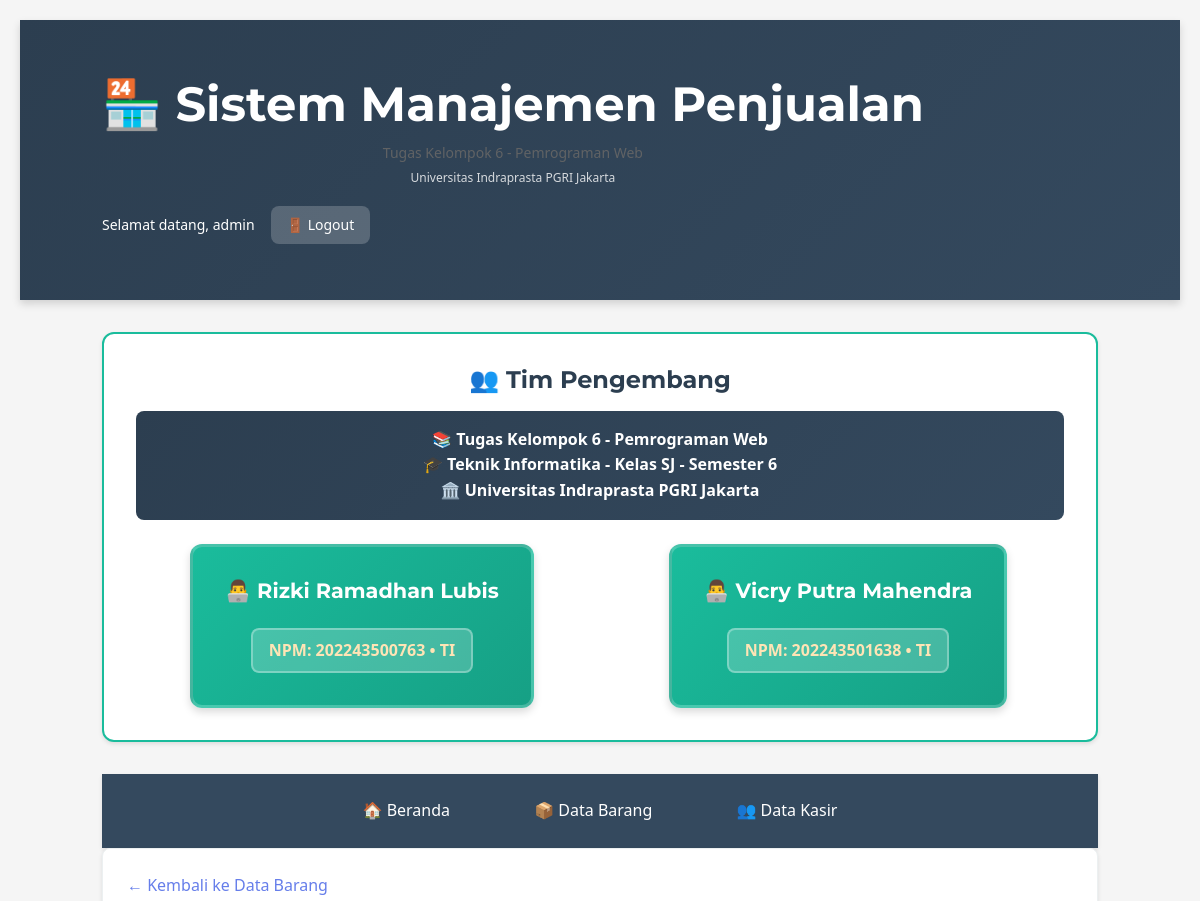
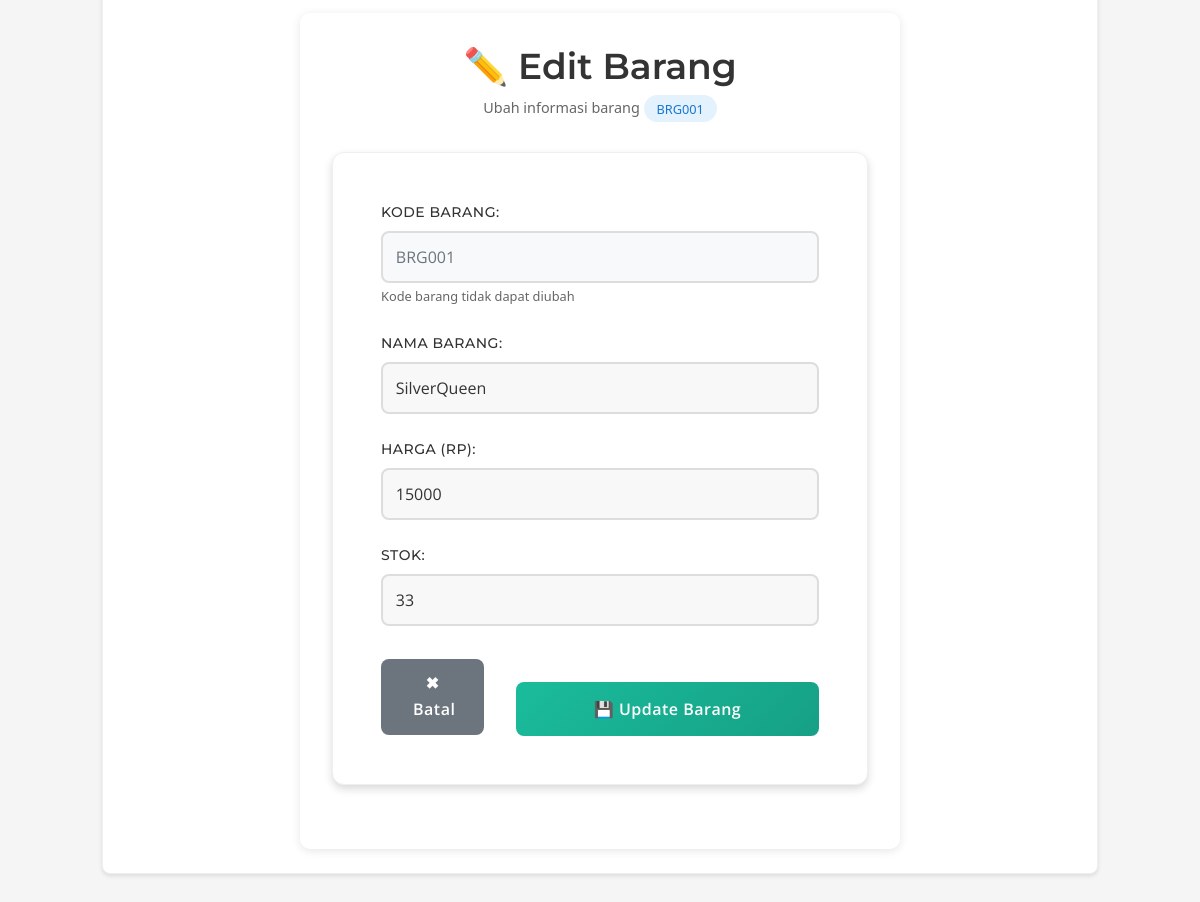
The page /halaman_utama.php?page=edit&id=BRG001 (signed in) on the database its author committed (2 pictures, top to bottom).
### tables this page shows
CREATE TABLE `barang` (
  `id` varchar(20) NOT NULL,
  `nmbrg` varchar(30) DEFAULT NULL,
  `harga` int(255) DEFAULT NULL,
  `stok` int(255) DEFAULT NULL
);

### config/koneksi.php (called while the page is built, shortened)
<?php
$koneksi = mysqli_connect(DB_HOST, DB_USER, DB_PASS, DB_NAME);
mysqli_set_charset($koneksi, 'utf8');
function clean_input($data) {
    global $koneksi;
    return mysqli_real_escape_string($koneksi, htmlspecialchars(trim($data)));
}
function execute_query($query) {
    global $koneksi;
    $result = mysqli_query($koneksi, $query);
    return $result;
}
?>

### pages/edit.php (the view, shortened to what this page needs)
<?php
include '../config/koneksi.php';
$id = clean_input($_GET['id']);
$query = execute_query("SELECT * FROM barang WHERE id='$id'");
$data = mysqli_fetch_assoc($query);
?>
<!DOCTYPE html>
<html>
<head>
</head>
<body>
    <a href="?page=barang" class="back-link">← Kembali ke Data Barang</a>
    <div class="form-container">
        <div class="form-header">
            <h2>✏️ Edit Barang</h2>
            <p>Ubah informasi barang <span class="info-badge"><?php echo htmlspecialchars($data['id']); ?></span></p>
        </div>
        <form method="post">
            <div class="form-group">
                <label for="id">Kode Barang:</label>
                <input type="text" id="id" name="id" value="<?php echo htmlspecialchars($data['id']); ?>" disabled>
                <small style="color: #666; font-size: 0.8rem;">Kode barang tidak dapat diubah</small>
            </div>
            <div class="form-group">
                <label for="nmbrg">Nama Barang:</label>
                <input type="text" id="nmbrg" name="nmbrg" required
                       placeholder="Masukkan nama barang"
                       value="<?php echo htmlspecialchars($data['nmbrg']); ?>">
            </div>
            <div class="form-group">
                <label for="harga">Harga (Rp):</label>
                <input type="number" id="harga" name="harga" required min="1"
                       placeholder="Masukkan harga barang"
                       value="<?php echo htmlspecialchars($data['harga']); ?>">
            </div>
            <div class="form-group">
                <label for="stok">Stok:</label>
                <input type="number" id="stok" name="stok" required min="0"
                       placeholder="Masukkan jumlah stok"
                       value="<?php echo htmlspecialchars($data['stok']); ?>">
            </div>
            <div class="form-actions">
                <a href="?page=barang" class="btn btn-secondary">✖ Batal</a>
                <button type="submit" class="btn btn-primary">💾 Update Barang</button>
            </div>
        </form>
    </div>
</body>
</html>

### assets/css/style.css (style rules this page uses)
:root { --color-primary-dark: #2C3E50; --color-primary-alt: #34495E; --color-accent-teal: #1ABC9C; --color-accent-aqua: #16A085; --color-accent-coral: #FF6B6B; --color-accent-peach: #EE5253; --color-neutral-light: #ECF0F1; --color-neutral-offwhite: #F8F8F8; --color-text-dark: #333333; --color-text-black: #222222; --color-text-muted: #666666; --color-white: #FFFFFF; --font-heading: 'Montserrat', sans-serif; --font-body: 'Open Sans', sans-serif; --font-size-h1: clamp(36px, 8vw, 48px); --font-size-h2: clamp(28px, 6vw, 36px); --font-size-h3: clamp(20px, 5vw, 24px); --font-size-body: 16px; --font-size-small: 14px; --font-size-xsmall: 12px; --spacing-xs: 8px; --spacing-sm: 16px; --spacing-md: 24px; --spacing-lg: 32px; --spacing-xl: 48px; --border-radius-sm: 4px; --border-radius-md: 8px; --border-radius-lg: 12px; --shadow-light: 0 2px 4px rgba(0, 0, 0, 0.1); --shadow-medium: 0 4px 8px rgba(0, 0, 0, 0.15); --shadow-strong: 0 8px 16px rgba(0, 0, 0, 0.2); --transition-base: 0.3s ease; --transition-fast: 0.2s ease; }
*, *::before, *::after { box-sizing: border-box; margin: 0; padding: 0; }
body { font-family: var(--font-body); font-size: var(--font-size-body); line-height: 1.6; color: var(--color-text-dark); background-color: var(--color-neutral-offwhite); margin: 0; padding: 0; overflow-x: hidden; }
h1, h2, h3, h4, h5, h6 { font-family: var(--font-heading); color: var(--color-primary-dark); line-height: 1.2; margin-bottom: var(--spacing-sm); font-weight: 600; }
h2 { font-size: var(--font-size-h2); font-weight: 600; }
p { line-height: 1.6; color: var(--color-text-muted); margin-bottom: var(--spacing-sm); }
small { font-size: var(--font-size-xsmall); color: var(--color-text-muted); }
a { color: var(--color-accent-teal); text-decoration: none; transition: color var(--transition-fast); }
.card h2, .card h3 { color: var(--color-primary-dark); margin-bottom: var(--spacing-sm); font-weight: 600; }
.btn { display: inline-block; padding: var(--spacing-sm) var(--spacing-md); border-radius: var(--border-radius-md); font-family: var(--font-body); font-size: var(--font-size-body); font-weight: 500; cursor: pointer; transition: all var(--transition-base); text-align: center; text-decoration: none; border: 2px solid transparent; position: relative; overflow: hidden; letter-spacing: 0.5px; }
.btn-primary, .btn { background: linear-gradient(135deg, var(--color-accent-teal), var(--color-accent-aqua)); color: var(--color-white); border-color: var(--color-accent-teal); }
.btn-secondary { background: transparent; color: var(--color-accent-teal); border-color: var(--color-accent-teal); }
form { max-width: 600px; margin: var(--spacing-lg) auto; background: var(--color-white); padding: var(--spacing-xl); border-radius: var(--border-radius-lg); box-shadow: var(--shadow-medium); border: 1px solid var(--color-neutral-light); }
.form-group { margin-bottom: var(--spacing-md); }
.form-group label { display: block; margin-bottom: var(--spacing-xs); font-weight: 600; color: var(--color-text-dark); font-family: var(--font-heading); font-size: var(--font-size-small); text-transform: uppercase; letter-spacing: 0.5px; }
input[type="text"], input[type="password"], input[type="number"], input[type="email"], input[type="tel"], textarea, select { width: 100%; padding: var(--spacing-sm); border: 2px solid var(--color-neutral-light); border-radius: var(--border-radius-md); font-family: var(--font-body); font-size: var(--font-size-body); color: var(--color-text-dark); transition: all var(--transition-base); background-color: var(--color-neutral-offwhite); }
input[type="submit"], button[type="submit"] { background: linear-gradient(135deg, var(--color-accent-teal), var(--color-accent-aqua)); color: var(--color-white); border: none; padding: var(--spacing-sm) var(--spacing-lg); margin-top: var(--spacing-md); cursor: pointer; border-radius: var(--border-radius-md); transition: all var(--transition-base); font-family: var(--font-body); font-size: var(--font-size-body); font-weight: 600; letter-spacing: 0.5px; width: 100%; }
.form-actions { margin-top: var(--spacing-lg); display: flex; gap: var(--spacing-sm); justify-content: space-between; align-items: center; }

### rows shown on the page
barang: id "BRG001", nmbrg "SilverQueen", harga "15000", stok "33"

### other values the page prints
$user_info['username'] "admin"
